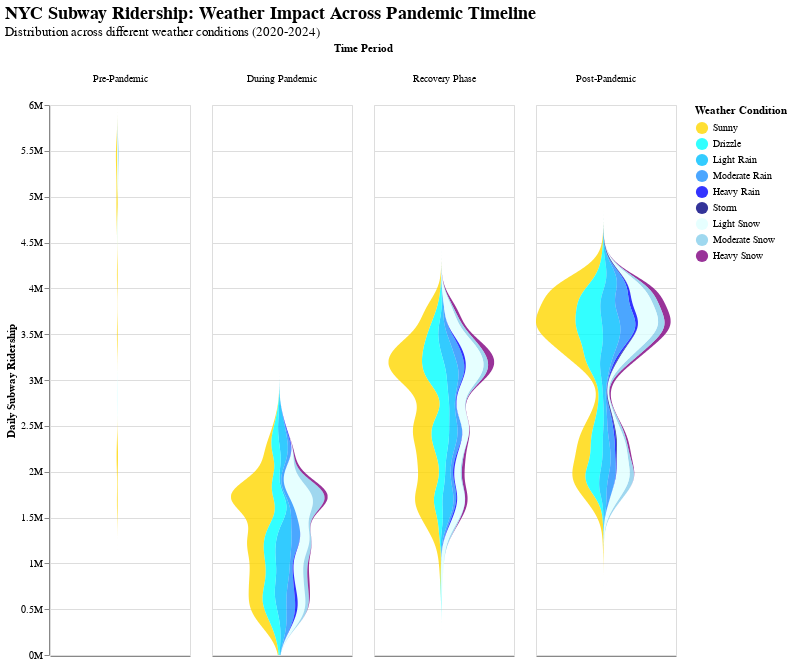

The Vega-Lite source for this figure:
### Vega-Lite specification from a JSON file in a GitHub repository (floating-point values rounded to 4 significant figures; data arrays with more than 128 entries replaced by an {"elided": "..."} marker saying what was removed)
{"config": {"view": {"continuousWidth": 300, "continuousHeight": 300}, "axis": {"labelFont": "SF Pro Display, SF Pro Icons, Helvetica Neue, Helvetica, Arial, sans-serif", "titleFont": "SF Pro Display, SF Pro Icons, Helvetica Neue, Helvetica, Arial, sans-serif"}}, "data": {"name": "data-213d01f32775a150c2d3e3c2e4fa35e6"}, "mark": {"type": "area", "interpolate": "monotone", "opacity": 0.8, "orient": "horizontal"}, "encoding": {"color": {"field": "weather_category", "legend": {"labelFont": "SF Pro Display, SF Pro Icons, Helvetica Neue, Helvetica, Arial, sans-serif", "orient": "right", "symbolSize": 150, "title": "Weather Condition", "titleFont": "SF Pro Display, SF Pro Icons, Helvetica Neue, Helvetica, Arial, sans-serif"}, "scale": {"domain": ["Sunny", "Drizzle", "Light Rain", "Moderate Rain", "Heavy Rain", "Storm", "Light Snow", "Moderate Snow", "Heavy Snow"], "range": ["gold", "cyan", "deepskyblue", "dodgerblue", "blue", "navy", "lightcyan", "skyblue", "purple"]}, "type": "nominal"}, "column": {"field": "period", "header": {"labelAlign": "center", "labelAngle": 0, "labelFont": "SF Pro Display, SF Pro Icons, Helvetica Neue, Helvetica, Arial, sans-serif", "titleFont": "SF Pro Display, SF Pro Icons, Helvetica Neue, Helvetica, Arial, sans-serif"}, "sort": ["Pre-Pandemic", "During Pandemic", "Recovery Phase", "Post-Pandemic"], "title": "Time Period", "type": "nominal"}, "tooltip": [{"field": "weather_category", "title": "Weather", "type": "nominal"}, {"field": "period", "title": "Period", "type": "nominal"}, {"field": "value", "format": ",.0f", "title": "Ridership", "type": "quantitative"}], "x": {"axis": {"grid": false, "labels": false, "ticks": false, "values": [0]}, "field": "density", "impute": null, "stack": "center", "title": null, "type": "quantitative"}, "y": {"axis": {"format": "~s", "labelFont": "SF Pro Display, SF Pro Icons, Helvetica Neue, Helvetica, Arial, sans-serif", "titleFont": "SF Pro Display, SF Pro Icons, Helvetica Neue, Helvetica, Arial, sans-serif"}, "field": "value", "scale": {"zero": false}, "title": "Daily Subway Ridership", "type": "quantitative"}}, "height": 550, "title": {"text": "NYC Subway Ridership: Weather Impact Across Pandemic Timeline", "subtitle": "Distribution across different weather conditions (2020-2024)", "font": "SF Pro Display, SF Pro Icons, Helvetica Neue, Helvetica, Arial, sans-serif", "subtitleFont": "SF Pro Display, SF Pro Icons, Helvetica Neue, Helvetica, Arial, sans-serif", "fontSize": 18, "subtitleFontSize": 13}, "transform": [{"density": "Ridership", "bandwidth": 150000, "counts": true, "extent": [0, 6000000], "groupby": ["weather_category", "period"], "steps": 200}], "width": 140, "$schema": "https://vega.github.io/schema/vega-lite/v5.20.1.json", "datasets": {"data-213d01f32775a150c2d3e3c2e4fa35e6": {"elided": "1676 records"}}}
